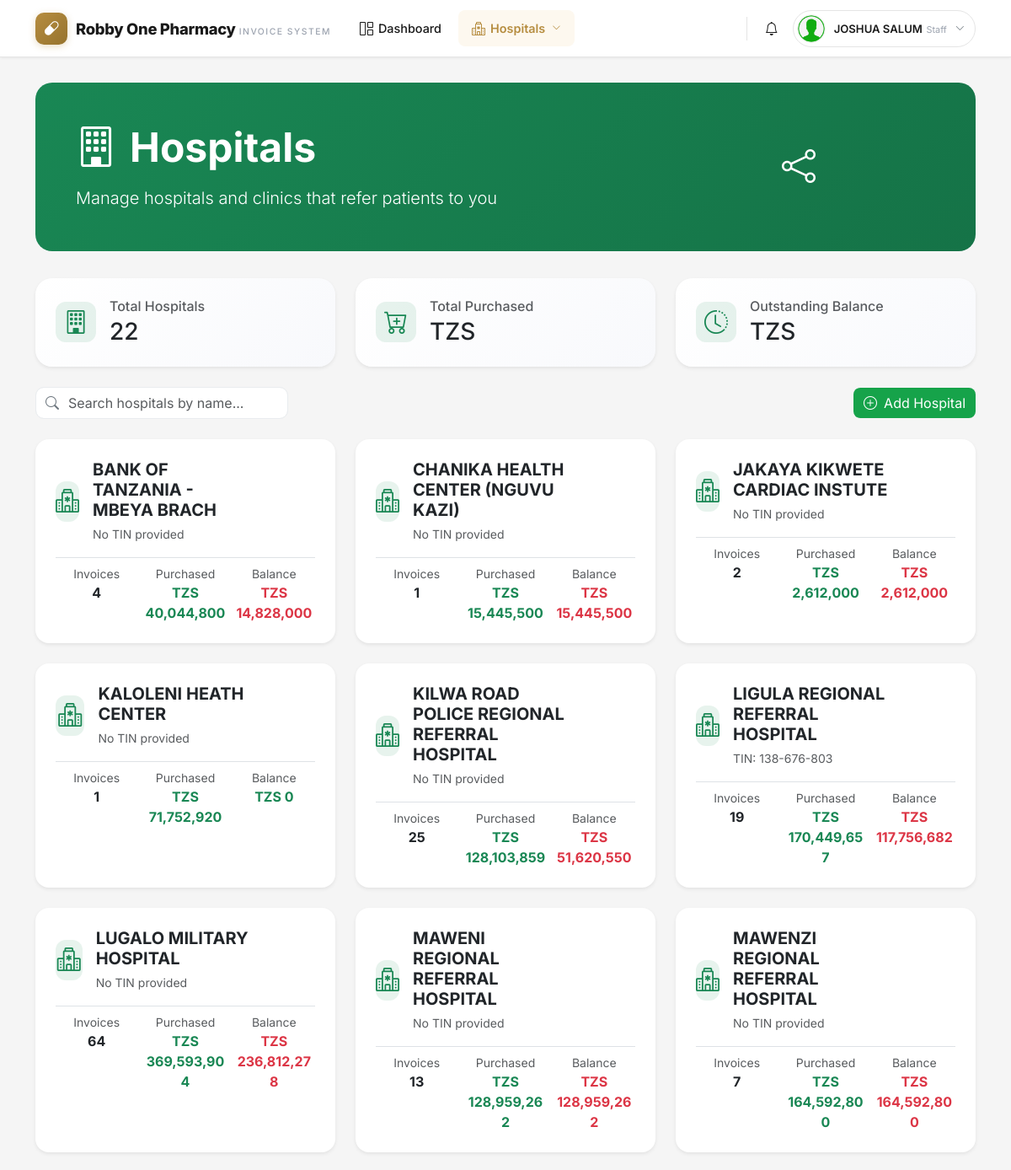
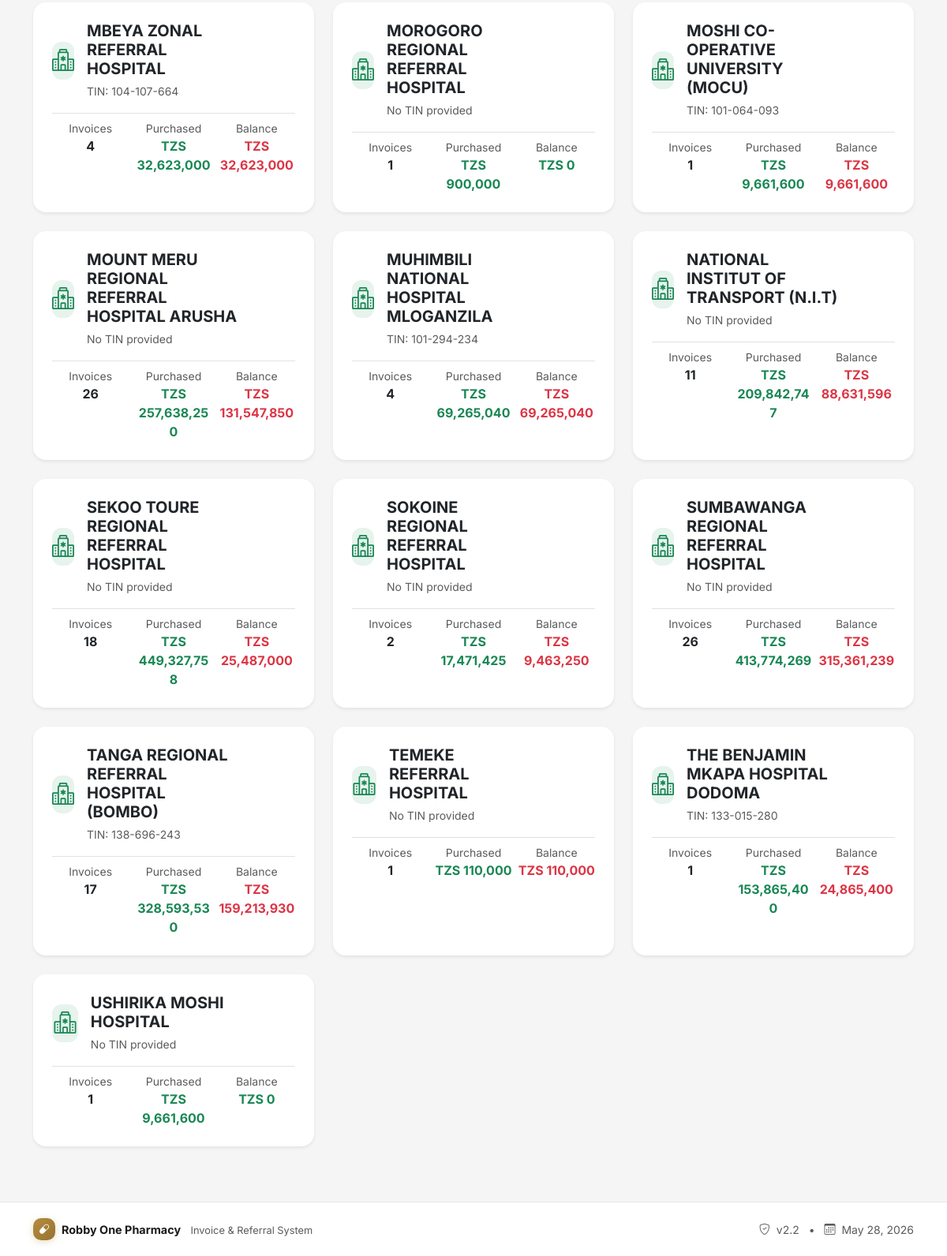
The app's page /referral/sources/ (signed in) with its own data (2 pictures, top to bottom).
### invoices/models.py (models this page shows, shortened)
class UserProfile(models.Model):
    user = models.OneToOneField(User, on_delete=models.CASCADE, related_name='profile')
    phone = models.CharField(max_length=15, blank=True, null=True)
    address = models.TextField(blank=True, null=True)
    profile_picture = models.ImageField(upload_to='profile_pics/', blank=True, null=True)
    job_title = models.CharField(max_length=100, blank=True, null=True)
    department = models.CharField(max_length=100, blank=True, null=True)
    bio = models.TextField(max_length=500, blank=True, null=True)
    website = models.URLField(blank=True, null=True)
    company = models.CharField(max_length=100, blank=True, null=True)
    date_of_birth = models.DateField(blank=True, null=True)
    preferred_language = models.CharField(max_length=10, choices=[
        ('en', 'English'),
        ('sw', 'Swahili'),
    ], default='en')
    theme_preference = models.CharField(max_length=10, choices=[
        ('light', 'Light'),
        ('dark', 'Dark'),
    ], default='light')
    email_notifications = models.BooleanField(default=True)
    sms_notifications = models.BooleanField(default=False)
    created_at = models.DateTimeField(auto_now_add=True)
    updated_at = models.DateTimeField(auto_now=True)
    class Meta:
        verbose_name = "User Profile"
        verbose_name_plural = "User Profiles"

### referrals/models.py (models this page shows)
class ReferralSource(models.Model):
    name = models.CharField(max_length=200, unique=True, verbose_name="Hospital Name")
    tin_number = models.CharField(max_length=50, blank=True, verbose_name="TIN Number")
    created_at = models.DateTimeField(auto_now_add=True)
    updated_at = models.DateTimeField(auto_now=True)
    class Meta:
        ordering = ['name']
    def __str__(self):
        return self.name

### referrals/views.py (the view)
# urls.py: path('sources/', views.referral_source_list, name='source_list'),
@login_required
@staff_member_required
def referral_source_list(request):
    sources = ReferralSource.objects.all().order_by('name').annotate(
        invoice_count=Count('invoices'),
        total_purchased=Coalesce(Sum('invoices__purchase_amount'), Value(0, output_field=DecimalField())),
        total_paid=Coalesce(Sum('invoices__amount_paid'), Value(0, output_field=DecimalField())),
        outstanding=ExpressionWrapper(
            Coalesce(Sum('invoices__purchase_amount'), Value(0)) - Coalesce(Sum('invoices__amount_paid'), Value(0)),
            output_field=DecimalField()
        )
    )
    return render(request, 'referrals/source_list.html', {'sources': sources})

### referrals/templates/referrals/source_list.html (shortened to what this page needs)
{% extends 'referrals/base.html' %}
{% load humanize %}
{% block content %}
<div class="container-fluid p-0">
    <div class="page-header text-white p-5 position-relative">
        <div style="position: relative; z-index: 1;">
            <div class="row align-items-center">
                <div class="col-md-8">
                    <h1 class="display-5 fw-bold mb-3">
                        <i class="bi bi-building me-3"></i>Hospitals
                    </h1>
                    <p class="lead mb-0">Manage hospitals and clinics that refer patients to you</p>
                </div>
                <div class="col-md-4 text-center d-none d-md-block">
                    <i class="bi bi-share fs-1"></i>
                </div>
            </div>
        </div>
    </div>
    <div class="row g-4 mb-4">
        <div class="col-md-4">
            <div class="stats-card card h-100 shadow-sm">
                <div class="card-body p-4">
                    <div class="d-flex align-items-center">
                        <div class="stat-icon flex-shrink-0">
                            <i class="bi bi-building fs-3 text-success"></i>
                        </div>
                        <div class="flex-grow-1 ms-3">
                            <h6 class="text-muted mb-1">Total Hospitals</h6>
                            <h3 class="mb-0">{{ sources|length|intcomma }}</h3>
                        </div>
                    </div>
                </div>
            </div>
        </div>
        <div class="col-md-4">
            <div class="stats-card card h-100 shadow-sm">
                <div class="card-body p-4">
                    <div class="d-flex align-items-center">
                        <div class="stat-icon flex-shrink-0">
                            <i class="bi bi-cart-plus fs-3 text-success"></i>
                        </div>
                        <div class="flex-grow-1 ms-3">
                            <h6 class="text-muted mb-1">Total Purchased</h6>
                            <h3 class="mb-0">TZS {{ sources|dictsortreversed:"total_purchased"|first|default:0|floatformat:0|intcomma }}</h3>
                        </div>
                    </div>
                </div>
            </div>
        </div>
        <div class="col-md-4">
            <div class="stats-card card h-100 shadow-sm">
                <div class="card-body p-4">
                    <div class="d-flex align-items-center">
                        <div class="stat-icon flex-shrink-0">
                            <i class="bi bi-clock-history fs-3 text-success"></i>
                        </div>
                        <div class="flex-grow-1 ms-3">
                            <h6 class="text-muted mb-1">Outstanding Balance</h6>
                            <h3 class="mb-0">TZS {{ sources|dictsortreversed:"outstanding"|first|default:0|floatformat:0|intcomma }}</h3>
                        </div>
                    </div>
                </div>
            </div>
        </div>
    </div>
    <div class="d-flex justify-content-between align-items-center mb-4 flex-wrap gap-3">
        <div class="search-box">
            <i class="bi bi-search"></i>
            <input type="text" id="searchSource" class="form-control" placeholder="Search hospitals by name...">
        </div>
        <a href="{% url 'referral:source_add' %}" class="btn btn-success">
            <i class="bi bi-plus-circle me-2"></i>Add Hospital
        </a>
    </div>
    <div class="row g-4" id="sourcesGrid">
        {% for source in sources %}
        <div class="col-md-6 col-lg-4 source-item" data-name="{{ source.name|lower }}">
            <div class="source-card card shadow-sm h-100">
                <div class="card-body p-4">
                    <div class="d-flex justify-content-between align-items-start mb-3">
                        <div class="d-flex align-items-center gap-3">
                            <div class="stat-icon">
                                <i class="bi bi-hospital fs-3 text-success"></i>
                            </div>
                            <div>
                                <h5 class="mb-1 fw-bold">{{ source.name }}</h5>
                                {% if source.tin_number %}
                                    <small class="text-muted">TIN: {{ source.tin_number }}</small>
                                {% else %}
                                    <small class="text-muted">No TIN provided</small>
                                {% endif %}
                            </div>
                        </div>
                    </div>
                    <div class="mt-3 pt-2 border-top">
                        <div class="row text-center g-2">
                            <div class="col-4">
                                <div class="small text-muted">Invoices</div>
                                <div class="fw-bold">{{ source.invoice_count|default:0 }}</div>
                            </div>
                            <div class="col-4">
                                <div class="small text-muted">Purchased</div>
                                <div class="fw-bold text-success">TZS {{ source.total_purchased|default:0|floatformat:0|intcomma }}</div>
                            </div>
                            <div class="col-4">
                                <div class="small text-muted">Balance</div>
                                <div class="fw-bold {% if source.outstanding > 0 %}text-danger{% else %}text-success{% endif %}">
                                    TZS {{ source.outstanding|default:0|floatformat:0|intcomma }}
                                </div>
                            </div>
                        </div>
                    </div>
                </div>
            </div>
        </div>
        {% endfor %}
    </div>
</div>
{% endblock %}

### referrals/templates/referrals/base.html (shortened to what this page needs)
{% load static %}
<!DOCTYPE html>
<html lang="en">
<head>
    <link href="https://cdn.jsdelivr.net/npm/bootstrap@5.3.0/dist/css/bootstrap.min.css" rel="stylesheet">
    <link rel="stylesheet" href="https://cdn.jsdelivr.net/npm/bootstrap-icons@1.11.3/font/bootstrap-icons.min.css">
</head>
<body>
<nav class="navbar navbar-expand-lg sticky-top" id="mainNavbar">
    <div class="container">
        <a class="navbar-brand" href="https://tenda.pythonanywhere.com">
            <div class="brand-icon">
                <i class="bi bi-capsule"></i>
            </div>
            <div class="brand-text d-none d-sm-block">
                <span class="brand-name">Robby One Pharmacy</span>
                <span class="brand-subtitle">Invoice System</span>
            </div>
        </a>
        <div class="collapse navbar-collapse" id="navbarMain">
            <ul class="navbar-nav me-auto">
                <li class="nav-item">
                    <a class="nav-link {% if request.resolver_match.url_name == 'dashboard' %}active{% endif %}" href="{% url 'referral:dashboard' %}">
                        <i class="bi bi-grid-1x2"></i>
                        <span class="d-none d-lg-inline">Dashboard</span>
                    </a>
                </li>
                <li class="nav-item dropdown">
                    <a class="nav-link dropdown-toggle {% if request.resolver_match.url_name == 'source_list' or request.resolver_match.url_name == 'invoice_list' %}active{% endif %}" href="#" id="hospitalsDropdown" role="button" data-bs-toggle="dropdown" aria-expanded="false">
                        <i class="bi bi-hospital"></i>
                        <span class="d-none d-lg-inline">Hospitals</span>
                        <i class="bi bi-chevron-down"></i>
                    </a>
                </li>
            </ul>
            <ul class="navbar-nav ms-auto align-items-center">
                <li class="nav-item">
                    <a class="notification-btn" href="{% url 'notifications' %}" title="Notifications">
                        <i class="bi bi-bell"></i>
                    </a>
                </li>
                <li class="nav-item dropdown ms-1">
                    <a class="user-menu-btn" href="#" id="userDropdown" role="button" data-bs-toggle="dropdown" aria-expanded="false">
                        <div class="user-avatar">
                            {% if user.profile.profile_picture %}
                                <img src="{{ user.profile.profile_picture.url }}" alt="Profile">
                            {% else %}
                                <i class="bi bi-person-fill"></i>
                            {% endif %}
                        </div>
                        <div class="user-info d-none d-lg-block">
                            <span class="user-name">{{ user.get_full_name|default:user.username }}</span>
                            <span class="user-role">Staff</span>
                        </div>
                        <i class="bi bi-chevron-down d-none d-lg-block"></i>
                    </a>
                </li>
            </ul>
        </div>
    </div>
</nav>
<div class="main-container">
    <div class="container">
        {% block content %}{% endblock %}
    </div>
</div>
<footer class="footer">
    <div class="container">
        <div class="row align-items-center">
            <div class="col-md-6 text-center text-md-start">
                <div class="d-flex align-items-center justify-content-center justify-content-md-start gap-2">
                    <div class="brand-icon" style="width: 28px; height: 28px; font-size: 0.8rem;">
                        <i class="bi bi-capsule"></i>
                    </div>
                    <div>
                        <span class="fw-bold" style="font-size: 0.9rem;">Robby One Pharmacy</span>
                        <span class="text-muted ms-2" style="font-size: 0.8rem;">Invoice & Referral System</span>
                    </div>
                </div>
            </div>
            <div class="col-md-6 text-center text-md-end mt-2 mt-md-0">
                <span class="text-muted small">
                    <i class="bi bi-shield-check me-1"></i> v2.2
                    <span class="mx-2">•</span>
                    <i class="bi bi-calendar3 me-1"></i> {% now "F j, Y" %}
                </span>
            </div>
        </div>
    </div>
</footer>
</body>
</html>

### records on screen
ReferralSource: name "BANK OF TANZANIA - MBEYA BRACH", tin_number "No TIN provided", invoice_count "4", total_purchased "40,044,800", outstanding "14,828,000"
ReferralSource: name "CHANIKA HEALTH CENTER (NGUVU KAZI)", tin_number "No TIN provided", invoice_count "1", total_purchased "15,445,500", outstanding "15,445,500"
ReferralSource: name "JAKAYA KIKWETE CARDIAC INSTUTE", tin_number "No TIN provided", invoice_count "2", total_purchased "2,612,000", outstanding "2,612,000"
ReferralSource: name "KALOLENI HEATH CENTER", tin_number "No TIN provided", invoice_count "1", total_purchased "71,752,920", outstanding "0"
ReferralSource: name "KILWA ROAD POLICE REGIONAL REFERRAL HOSPITAL", tin_number "No TIN provided", invoice_count "25", total_purchased "128,103,859", outstanding "51,620,550"
ReferralSource: name "LIGULA REGIONAL REFERRAL HOSPITAL", tin_number "138-676-803", invoice_count "19", total_purchased "170,449,657", outstanding "117,756,682"
ReferralSource: name "LUGALO MILITARY HOSPITAL", tin_number "No TIN provided", invoice_count "64", total_purchased "369,593,904", outstanding "236,812,278"
ReferralSource: name "MAWENI REGIONAL REFERRAL HOSPITAL", tin_number "No TIN provided", invoice_count "13", total_purchased "128,959,262", outstanding "128,959,262"
ReferralSource: name "MAWENZI REGIONAL REFERRAL HOSPITAL", tin_number "No TIN provided", invoice_count "7", total_purchased "164,592,800", outstanding "164,592,800"
ReferralSource: name "MBEYA ZONAL REFERRAL HOSPITAL", tin_number "104-107-664", invoice_count "4", total_purchased "32,623,000", outstanding "32,623,000"
ReferralSource: name "MOROGORO REGIONAL REFERRAL HOSPITAL", tin_number "No TIN provided", invoice_count "1", total_purchased "900,000", outstanding "0"
ReferralSource: name "MOSHI CO-OPERATIVE UNIVERSITY (MOCU)", tin_number "101-064-093", invoice_count "1", total_purchased "9,661,600", outstanding "9,661,600"
ReferralSource: name "MOUNT MERU REGIONAL REFERRAL HOSPITAL ARUSHA", tin_number "No TIN provided", invoice_count "26", total_purchased "257,638,250", outstanding "131,547,850"
ReferralSource: name "MUHIMBILI NATIONAL HOSPITAL MLOGANZILA", tin_number "101-294-234", invoice_count "4", total_purchased "69,265,040", outstanding "69,265,040"
ReferralSource: name "NATIONAL INSTITUT OF TRANSPORT (N.I.T)", tin_number "No TIN provided", invoice_count "11", total_purchased "209,842,747", outstanding "88,631,596"
ReferralSource: name "SEKOO TOURE REGIONAL REFERRAL HOSPITAL", tin_number "No TIN provided", invoice_count "18", total_purchased "449,327,758", outstanding "25,487,000"
ReferralSource: name "SOKOINE REGIONAL REFERRAL HOSPITAL", tin_number "No TIN provided", invoice_count "2", total_purchased "17,471,425", outstanding "9,463,250"
ReferralSource: name "SUMBAWANGA REGIONAL REFERRAL HOSPITAL", tin_number "No TIN provided", invoice_count "26", total_purchased "413,774,269", outstanding "315,361,239"
ReferralSource: name "TANGA REGIONAL REFERRAL HOSPITAL (BOMBO)", tin_number "138-696-243", invoice_count "17", total_purchased "328,593,530", outstanding "159,213,930"
ReferralSource: name "TEMEKE REFERRAL HOSPITAL", tin_number "No TIN provided", invoice_count "1", total_purchased "110,000", outstanding "110,000"
ReferralSource: name "THE BENJAMIN MKAPA HOSPITAL DODOMA", tin_number "133-015-280", invoice_count "1", total_purchased "153,865,400", outstanding "24,865,400"
ReferralSource: name "USHIRIKA MOSHI HOSPITAL", tin_number "No TIN provided", invoice_count "1", total_purchased "9,661,600", outstanding "0"

### other values on screen
{{ user.get_full_name|default:user.username }} "JOSHUA SALUM"
{{ sources|length|intcomma }} "22"
